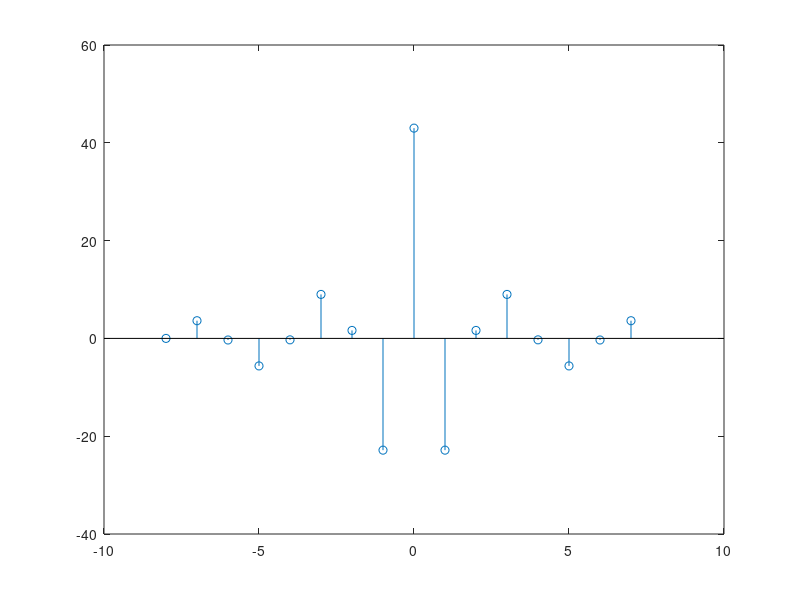
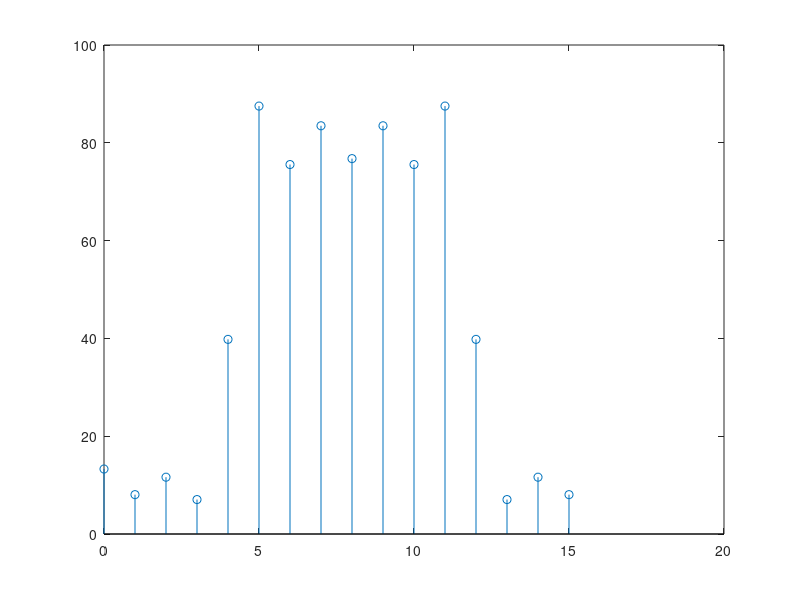
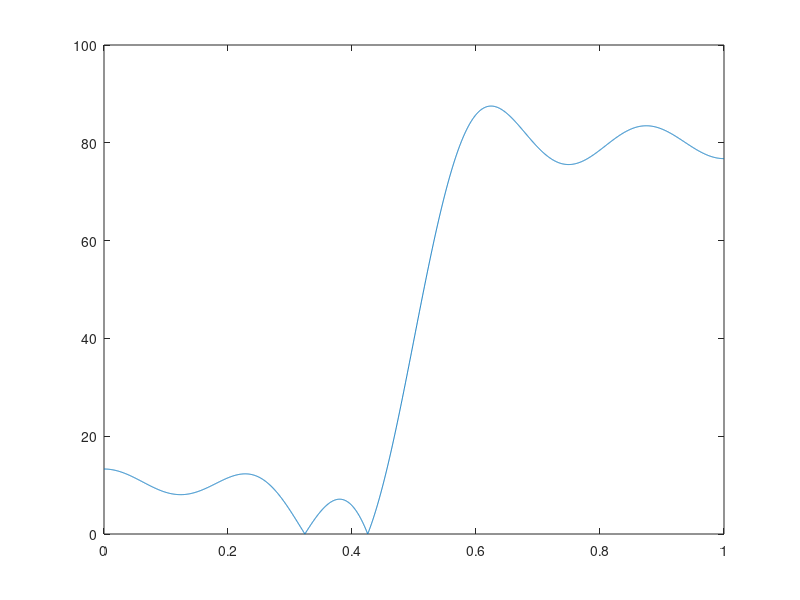
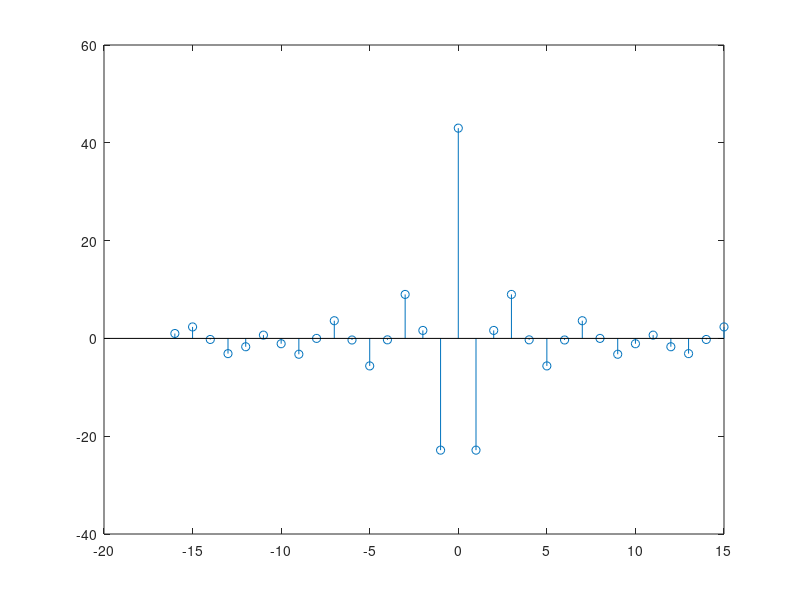

Write the MATLAB code that produced these figures, in order. (Note: this script raises an error after producing the figures.)
% Part B
close all;
clc;
clear;

N = 8192;

L = 16; n = [-L/2:1:L/2-1];
x = -40*sinc(n/2) + cos(pi*n/16) + cos(pi*n/8) + cos(pi*n/4);
x(L/2+1) = x(L/2+1) + 80;

X1 = abs(fft(x,L));
X2 = abs(fft(x,N));

figure(1); stem(n,x);
figure(2); stem([0:1:L-1],X1);
figure(3); plot([0:1/(N/2):1],X2(1:N/2+1));
%figure(4); stem([0:1:N-1],X2);

pause

L = 32; n = [-L/2:1:L/2-1];
x = -40*sinc(n/2) + cos(pi*n/16) + cos(pi*n/8) + cos(pi*n/4);
x(L/2+1) = x(L/2+1) + 80;

X1 = abs(fft(x,L));
X2 = abs(fft(x,N));

figure(4); stem(n,x);
figure(5); stem([0:1:L-1],X1);
figure(6); plot([0:1/(N/2):1],X2(1:N/2+1));
%figure(4); stem([0:1:N-1],X2);

pause

L = 64; n = [-L/2:1:L/2-1];
x = -40*sinc(n/2) + cos(pi*n/16) + cos(pi*n/8) + cos(pi*n/4);
x(L/2+1) = x(L/2+1) + 80;

X1 = abs(fft(x,L));
X2 = abs(fft(x,N));

figure(7); stem(n,x);
figure(8); stem([0:1:L-1],X1);
figure(9); plot([0:1/(N/2):1],X2(1:N/2+1));
%figure(4); stem([0:1:N-1],X2);

pause

L = 128; n = [-L/2:1:L/2-1];
x = -40*sinc(n/2) + cos(pi*n/16) + cos(pi*n/8) + cos(pi*n/4);
x(L/2+1) = x(L/2+1) + 80;

X1 = abs(fft(x,L));
X2 = abs(fft(x,N));

figure(10); stem(n,x);
figure(11); stem([0:1:L-1],X1);
figure(12); plot([0:1/(N/2):1],X2(1:N/2+1));
%figure(4); stem([0:1:N-1],X2);

pause

L = 64; n = [-L/2:1:L/2-1];
x1 = -40*sinc(n/2) + cos(pi*n/16) + cos(pi*n/8) + cos(pi*n/4);
x1(L/2+1) = x1(L/2+1) + 80;

w = 0.54-0.46*cos(2*pi*(n+L/2)/(L-1));
x2 = x1.*w;

X1 = abs(fft(x1,N));
X2 = abs(fft(x2,N));

figure(13); stem(n,x1);
figure(14); stem(n,x2);
figure(15); plot([0:1/(N/2):1],X1(1:N/2+1));
figure(16); plot([0:1/(N/2):1],X2(1:N/2+1));

pause

L = 128; n = [-L/2:1:L/2-1];
x1 = -40*sinc(n/2) + cos(pi*n/16) + cos(pi*n/8) + cos(pi*n/4);
x1(L/2+1) = x1(L/2+1) + 80;

w = 0.54-0.46*cos(2*pi*(n+L/2)/(L-1));
x2 = x1.*w;

X1 = abs(fft(x1,N));
X2 = abs(fft(x2,N));

figure(17); plot([0:1/(N/2):1],X1(1:N/2+1));
figure(18); plot([0:1/(N/2):1],X2(1:N/2+1));


pause


% The specifications of the filter
point1 = 0.2*pi;
point2 = 0.4*pi;
point3 = 0.6*pi;
point4 = 0.8*pi;

dw1 = point2 - point1;
dw2 = point4 - point3;
dw = max(dw1,dw2);

w1 = (point1+point2)/2;
w2 = (point3+point4)/2;

Mhamming = ceil(8*pi/dw);

% 1st way - Matlab functions
Whamming = hamming(Mhamming+1)';


% Calculations
f1 = w1/pi;
f2 = w2/pi;

% Values for Hann and Hamming (since they have the same M)
n2 = 0:1:Mhamming;
a = Mhamming/2;
m=n2-a;


filterhamming = (-f1*sinc(f1*m)+f2*sinc(f2*m)).*Whamming;

fvtool(filterhamming);
%figure(19); %impz(filterhamming);


x3 = conv(x2,filterhamming);
figure(20); stem(n,x2);
figure(21); stem([-L/2:1:L/2+length(filterhamming)-2],x3);
X3 = abs(fft(x3,N));
figure(22); plot([0:1/(N/2):1],X2(1:N/2+1));
figure(23); plot([0:1/(N/2):1],X3(1:N/2+1));

